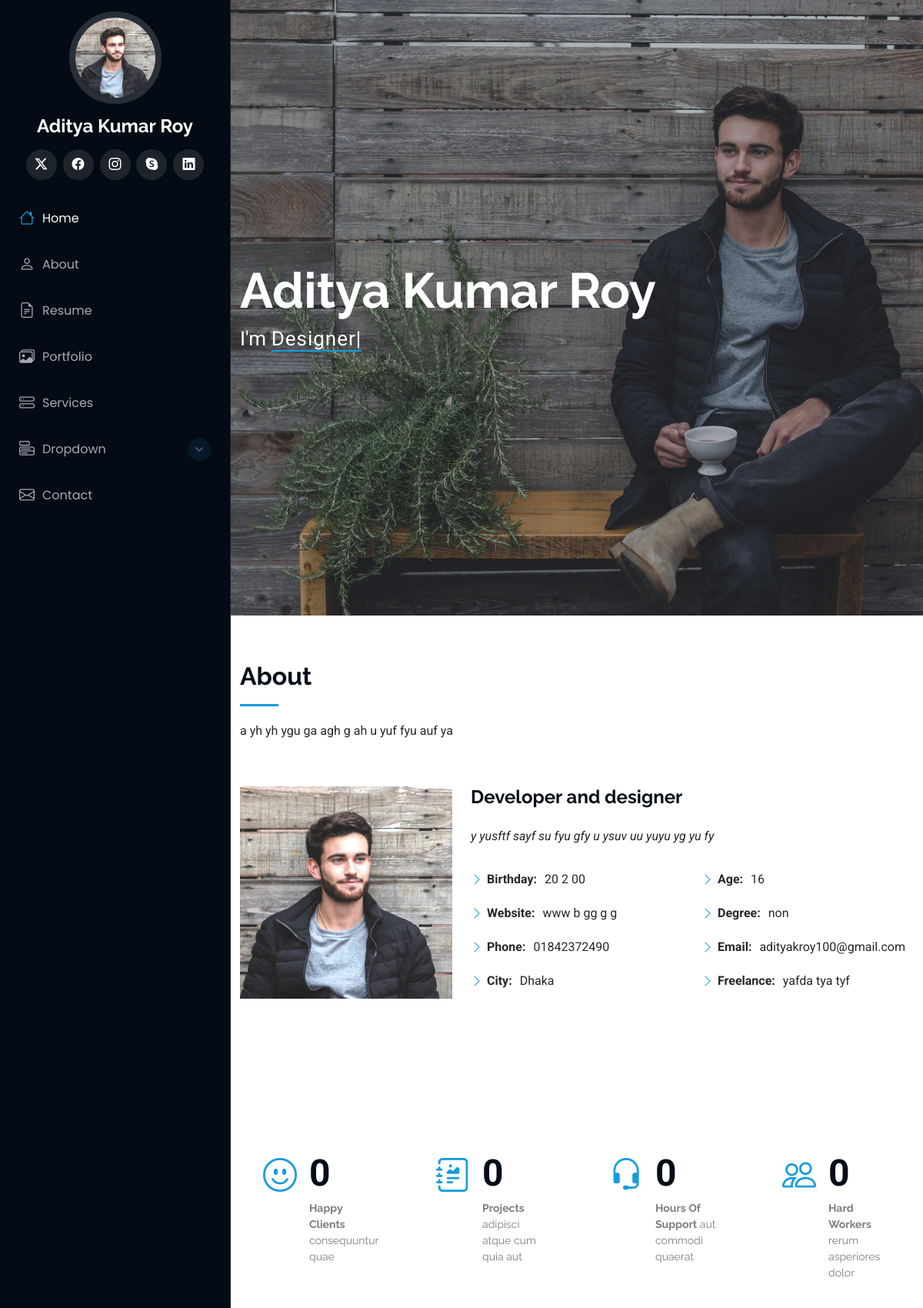
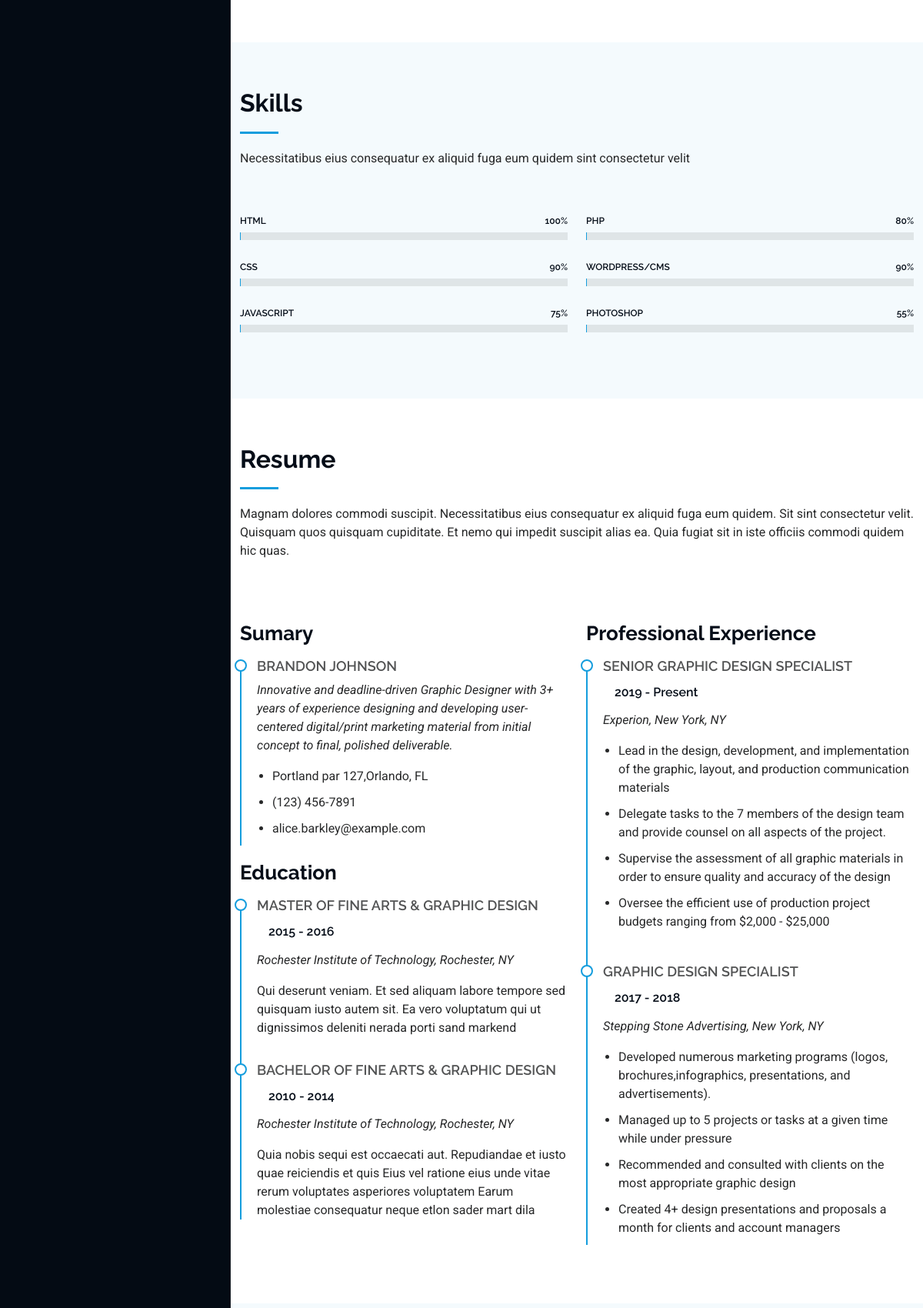
The page / (upper part) on the database its author committed (2 pictures, top to bottom).
### main/models.py (models this page shows)
class Home(models.Model):
    Name = models.CharField( max_length=50)
    proffesion = models.CharField(max_length=300)

class About(models.Model):
    title = models.TextField()
    main_proffesion = models.CharField(max_length=100)
    shortdescription = models.TextField(max_length=200)
    website = models.CharField(max_length=200)
    phone = models.CharField(max_length=13)
    city = models.CharField(max_length=50)
    Age = models.CharField(max_length=50)
    Degree = models.CharField(max_length=50)
    Email = models.EmailField(max_length=254)
    Freelance = models.CharField(max_length=50)
    birthdate = models.CharField( max_length=50)

### main/views.py (the view)
# urls.py: 2. Add a URL to urlpatterns:  path('', views.home, name='home')
def home(request):
    homeall = Home.objects.all()
    about = About.objects.all()
    context={
        'home' : homeall,
        'about': about
    }
    return render(request,"index.html",context)

### templates/index.html (shortened to what this page needs)
<!DOCTYPE html>
<html lang="en">
<head>
  <link href="static/assets/vendor/bootstrap/css/bootstrap.min.css" rel="stylesheet">
  <link href="static/assets/vendor/bootstrap-icons/bootstrap-icons.css" rel="stylesheet">
  <link href="static/assets/vendor/aos/aos.css" rel="stylesheet">
  <link href="static/assets/vendor/glightbox/css/glightbox.min.css" rel="stylesheet">
  <link href="static/assets/vendor/swiper/swiper-bundle.min.css" rel="stylesheet">
  {%load static%}
  <link href="{%static 'assets/css/main.css'%}" rel="stylesheet">
</head>
<body class="index-page">
  {%for n in home%}
  <header id="header" class="header dark-background d-flex flex-column">
    <div class="profile-img">
      <img src="static/assets/img/my-profile-img.jpg" alt="" class="img-fluid rounded-circle">
    </div>
    <a href="index.html" class="logo d-flex align-items-center justify-content-center">
      <h1 class="sitename">{{n.Name}}</h1>
    </a>
    <div class="social-links text-center">
      <a href="#" class="twitter"><i class="bi bi-twitter-x"></i></a>
      <a href="#" class="facebook"><i class="bi bi-facebook"></i></a>
      <a href="#" class="instagram"><i class="bi bi-instagram"></i></a>
      <a href="#" class="google-plus"><i class="bi bi-skype"></i></a>
      <a href="#" class="linkedin"><i class="bi bi-linkedin"></i></a>
    </div>
    <nav id="navmenu" class="navmenu">
      <ul>
        <li><a href="#hero" class="active"><i class="bi bi-house navicon"></i>Home</a></li>
        <li><a href="#about"><i class="bi bi-person navicon"></i> About</a></li>
        <li><a href="#resume"><i class="bi bi-file-earmark-text navicon"></i> Resume</a></li>
        <li><a href="#portfolio"><i class="bi bi-images navicon"></i> Portfolio</a></li>
        <li><a href="#services"><i class="bi bi-hdd-stack navicon"></i> Services</a></li>
        <li class="dropdown"><a href="#"><i class="bi bi-menu-button navicon"></i> <span>Dropdown</span> <i class="bi bi-chevron-down toggle-dropdown"></i></a>
        </li>
        <li><a href="#contact"><i class="bi bi-envelope navicon"></i> Contact</a></li>
      </ul>
    </nav>
  </header>
  <main class="main">
    <section id="hero" class="hero section dark-background">
      <img src="static/assets/img/hero-bg.jpg" alt="" data-aos="fade-in" class="">
      <div class="container" data-aos="fade-up" data-aos-delay="100">
        <h2>{{n.Name}}</h2>
        <p>I'm <span class="typed" data-typed-items="{{n.proffesion}}">Designer</span></p>
      </div>
      {%endfor%}
    </section>
    <section id="about" class="about section">
 {%for a in about%}
      <div class="container section-title" data-aos="fade-up">
        <h2>About</h2>
        <p>{{a.title}}</p>
      </div>
      <div class="container" data-aos="fade-up" data-aos-delay="100">
        <div class="row gy-4 justify-content-center">
          <div class="col-lg-4">
            <img src="assets/img/my-profile-img.jpg" class="img-fluid" alt="">
          </div>
          <div class="col-lg-8 content">
            <h2>{{a.main_proffesion}}</h2>
            <p class="fst-italic py-3">
             {{a.shortdescription}}
            </p>
            <div class="row">
              <div class="col-lg-6">
                <ul>
                  <li><i class="bi bi-chevron-right"></i> <strong>Birthday:</strong> <span>{{a.birthdate}}</span></li>
                  <li><i class="bi bi-chevron-right"></i> <strong>Website:</strong> <span>{{a.website}}</span></li>
                  <li><i class="bi bi-chevron-right"></i> <strong>Phone:</strong> <span>{{a.phone}}</span></li>
                  <li><i class="bi bi-chevron-right"></i> <strong>City:</strong> <span>{{a.city}}</span></li>
                </ul>
              </div>
              <div class="col-lg-6">
                <ul>
                  <li><i class="bi bi-chevron-right"></i> <strong>Age:</strong> <span>{{a.Age}}</span></li>
                  <li><i class="bi bi-chevron-right"></i> <strong>Degree:</strong> <span>{{a.Degree}}</span></li>
                  <li><i class="bi bi-chevron-right"></i> <strong>Email:</strong> <span>{{a.Email}}</span></li>
                  <li><i class="bi bi-chevron-right"></i> <strong>Freelance:</strong> <span>{{a.Freelance}}</span></li>
                </ul>
              </div>
            </div>
            <p class="py-3">
            </p>
          </div>
        </div>
      </div>
    </section>
 {%endfor%}
    <section id="stats" class="stats section">
      <div class="container" data-aos="fade-up" data-aos-delay="100">
        <div class="row gy-4">
          <div class="col-lg-3 col-md-6">
            <div class="stats-item">
              <i class="bi bi-emoji-smile"></i>
              <span data-purecounter-start="0" data-purecounter-end="232" data-purecounter-duration="1" class="purecounter"></span>
              <p><strong>Happy Clients</strong> <span>consequuntur quae</span></p>
            </div>
          </div>
          <div class="col-lg-3 col-md-6">
            <div class="stats-item">
              <i class="bi bi-journal-richtext"></i>
              <span data-purecounter-start="0" data-purecounter-end="521" data-purecounter-duration="1" class="purecounter"></span>
              <p><strong>Projects</strong> <span>adipisci atque cum quia aut</span></p>
            </div>
          </div>
          <div class="col-lg-3 col-md-6">
            <div class="stats-item">
              <i class="bi bi-headset"></i>
              <span data-purecounter-start="0" data-purecounter-end="1453" data-purecounter-duration="1" class="purecounter"></span>
              <p><strong>Hours Of Support</strong> <span>aut commodi quaerat</span></p>
            </div>
          </div>
          <div class="col-lg-3 col-md-6">
            <div class="stats-item">
              <i class="bi bi-people"></i>
              <span data-purecounter-start="0" data-purecounter-end="32" data-purecounter-duration="1" class="purecounter"></span>
              <p><strong>Hard Workers</strong> <span>rerum asperiores dolor</span></p>
            </div>
          </div>
        </div>
      </div>
    </section>
    <section id="skills" class="skills section light-background">
      <div class="container section-title" data-aos="fade-up">
        <h2>Skills</h2>
        <p>Necessitatibus eius consequatur ex aliquid fuga eum quidem sint consectetur velit</p>
      </div>
      <div class="container" data-aos="fade-up" data-aos-delay="100">
        <div class="row skills-content skills-animation">
          <div class="col-lg-6">
            <div class="progress">
              <span class="skill"><span>HTML</span> <i class="val">100%</i></span>
              <div class="progress-bar-wrap">
              </div>
            </div>
            <div class="progress">
              <span class="skill"><span>CSS</span> <i class="val">90%</i></span>
              <div class="progress-bar-wrap">
              </div>
            </div>
            <div class="progress">
              <span class="skill"><span>JavaScript</span> <i class="val">75%</i></span>
              <div class="progress-bar-wrap">
              </div>
            </div>
          </div>
          <div class="col-lg-6">
            <div class="progress">
              <span class="skill"><span>PHP</span> <i class="val">80%</i></span>
              <div class="progress-bar-wrap">
              </div>
            </div>
            <div class="progress">
              <span class="skill"><span>WordPress/CMS</span> <i class="val">90%</i></span>
              <div class="progress-bar-wrap">
              </div>
            </div>
            <div class="progress">
              <span class="skill"><span>Photoshop</span> <i class="val">55%</i></span>
              <div class="progress-bar-wrap">
              </div>
            </div>
          </div>
        </div>
      </div>
    </section>
    <section id="resume" class="resume section">
      <div class="container section-title" data-aos="fade-up">
        <h2>Resume</h2>
        <p>Magnam dolores commodi suscipit. Necessitatibus eius consequatur ex aliquid fuga eum quidem. Sit sint consectetur velit. Quisquam quos quisquam cupiditate. Et nemo qui impedit suscipit alias ea. Quia fugiat sit in iste officiis commodi quidem hic quas.</p>
      </div>
      <div class="container">
        <div class="row">
          <div class="col-lg-6" data-aos="fade-up" data-aos-delay="100">
            <h3 class="resume-title">Sumary</h3>
            <div class="resume-item pb-0">
              <h4>Brandon Johnson</h4>
              <p><em>Innovative and deadline-driven Graphic Designer with 3+ years of experience designing and developing user-centered digital/print marketing material from initial concept to final, polished deliverable.</em></p>
              <ul>
                <li>Portland par 127,Orlando, FL</li>
                <li>(123) 456-7891</li>
                <li>alice.barkley@example.com</li>
              </ul>
            </div>
            <h3 class="resume-title">Education</h3>
            <div class="resume-item">
              <h4>Master of Fine Arts &amp; Graphic Design</h4>
              <h5>2015 - 2016</h5>
              <p><em>Rochester Institute of Technology, Rochester, NY</em></p>
              <p>Qui deserunt veniam. Et sed aliquam labore tempore sed quisquam iusto autem sit. Ea vero voluptatum qui ut dignissimos deleniti nerada porti sand markend</p>
            </div>
            <div class="resume-item">
              <h4>Bachelor of Fine Arts &amp; Graphic Design</h4>
              <h5>2010 - 2014</h5>
              <p><em>Rochester Institute of Technology, Rochester, NY</em></p>
              <p>Quia nobis sequi est occaecati aut. Repudiandae et iusto quae reiciendis et quis Eius vel ratione eius unde vitae rerum voluptates asperiores voluptatem Earum molestiae consequatur neque etlon sader mart dila</p>
            </div>
          </div>
          <div class="col-lg-6" data-aos="fade-up" data-aos-delay="200">
            <h3 class="resume-title">Professional Experience</h3>
            <div class="resume-item">
              <h4>Senior graphic design specialist</h4>
              <h5>2019 - Present</h5>
              <p><em>Experion, New York, NY </em></p>
              <ul>
                <li>Lead in the design, development, and implementation of the graphic, layout, and production communication materials</li>
                <li>Delegate tasks to the 7 members of the design team and provide counsel on all aspects of the project. </li>
                <li>Supervise the assessment of all graphic materials in order to ensure quality and accuracy of the design</li>
                <li>Oversee the efficient use of production project budgets ranging from $2,000 - $25,000</li>
              </ul>
            </div>
            <div class="resume-item">
              <h4>Graphic design specialist</h4>
              <h5>2017 - 2018</h5>
              <p><em>Stepping Stone Advertising, New York, NY</em></p>
              <ul>
                <li>Developed numerous marketing programs (logos, brochures,infographics, presentations, and advertisements).</li>
                <li>Managed up to 5 projects or tasks at a given time while under pressure</li>
                <li>Recommended and consulted with clients on the most appropriate graphic design</li>
                <li>Created 4+ design presentations and proposals a month for clients and account managers</li>
              </ul>
            </div>
          </div>
        </div>
      </div>
    </section>
    <section id="portfolio" class="portfolio section light-background">
    </section>
  </main>
</body>
</html>

### rows shown on the page
Home: Name "Aditya Kumar Roy"
About: title "a yh yh ygu ga agh g ah u yuf fyu auf ya", main_proffesion "Developer and designer", shortdescription "y yusftf sayf su fyu gfy u ysuv uu yuyu yg yu fy", birthdate "20 2 00", website "www b gg g g", phone "01842372490", city "Dhaka", Age "16", Degree "non", Email "adityakroy100@gmail.com", Freelance "yafda tya tyf"
